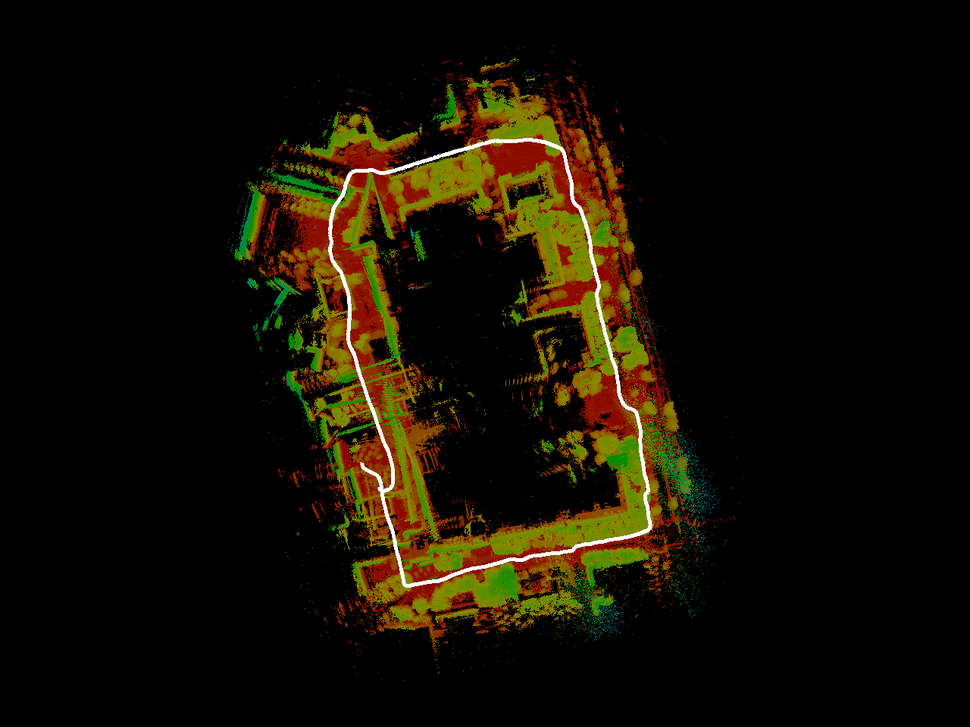
#> input picture docs/images/campus/cartographer_campus_map.png, 970 x 727 px, shrunk from 1280 x 960 before the run, found by its file name
$ python make_comparison_grid.py
#> lines starting #> are read from the running program, lines starting #| are printed output that depends on the picture
#!/usr/bin/env python3
"""Combine four systems' static map PNGs (from render_static_map.py) into
one 2x2 grid image with labels. A tile whose file is missing, or that's
explicitly listed in --failed, is rendered as a labeled "FAILURE" panel
instead of being silently dropped -- so a failed system still gets a slot
in the figure rather than disappearing from the comparison.

Usage:
  python3 make_comparison_grid.py
  python3 make_comparison_grid.py --set mid360
"""
import argparse
from pathlib import Path

from PIL import Image, ImageDraw, ImageFont, ImageOps

TILE_SETS = {
    'campus': [
        ('Cartographer 3D', 'outputs/cartographer_campus_map.png', None),
        ('RTAB-Map (pure ICP)', 'outputs/rtabmap_campus_map.png', None),
        ('LIO-SAM', 'outputs/liosam_campus_map.png', None),
        ('FAST-LIO2', 'outputs/fastlio_official_campus_map.png', None),
    ],
    'mid360': [
        ('Cartographer 3D', 'outputs/cartographer_mid360_map.png',
         'FAILURE\ndiverges within ~0.1s of start\n(pose extrapolator, not fixed by\ntuning imu_gravity_time_constant)'),
        ('RTAB-Map (pure ICP)', 'outputs/rtabmap_mid360_map.png', None),
        ('LIO-SAM', 'outputs/liosam_mid360_map.png', None),
        ('FAST-LIO2', 'outputs/fastlio_mid360_map.png', None),
    ],
    'mid360_kidnap': [
        ('Cartographer 3D', 'outputs/cartographer_mid360_kidnap_map.png',
         'FAILURE\nsame instant divergence\nas outdoor_hard_01'),
        ('RTAB-Map (pure ICP)', 'outputs/rtabmap_mid360_kidnap_map.png', None),
        ('LIO-SAM', 'outputs/liosam_mid360_kidnap_map.png', None),
        ('FAST-LIO2', 'outputs/fastlio_mid360_kidnap_map.png', None),
    ],
    'tiers_cut1': [
        ('Cartographer 3D', 'outputs/cartographer_tiers_cut1_map.png',
         'FAILURE\nsame instant divergence\n(3rd dataset, 2nd source, same bug)'),
        ('RTAB-Map (pure ICP)', 'outputs/rtabmap_tiers_cut1_map.png', None),
        ('LIO-SAM', 'outputs/liosam_tiers_cut1_map.png', None),
        ('FAST-LIO2', 'outputs/fastlio_tiers_cut1_map.png', None),
    ],
    'tiers_cut0': [
        ('Cartographer 3D', 'outputs/cartographer_tiers_cut0_map.png',
         'FAILURE\nsame instant divergence\n(4th dataset, 2nd source, same bug)'),
        ('RTAB-Map (pure ICP)', 'outputs/rtabmap_tiers_cut0_map.png', None),
        ('LIO-SAM', 'outputs/liosam_tiers_cut0_map.png', None),
        ('FAST-LIO2', 'outputs/fastlio_tiers_cut0_map.png', None),
    ],
    'tiers_indoor1': [
        ('Cartographer 3D', 'outputs/cartographer_tiers_indoor1_map.png',
         'FAILURE\nsame instant divergence\n(5th dataset, indoor scene too)'),
        ('RTAB-Map (pure ICP)', 'outputs/rtabmap_tiers_indoor1_map.png', None),
        ('LIO-SAM', 'outputs/liosam_tiers_indoor1_map.png', None),
        ('FAST-LIO2', 'outputs/fastlio_tiers_indoor1_map.png', None),
    ],
    'tiers_indoor2': [
        ('Cartographer 3D', 'outputs/cartographer_tiers_indoor2_map.png',
         'FAILURE\nsame instant divergence\n(6th dataset, same bug)'),
        ('RTAB-Map (pure ICP)', 'outputs/rtabmap_tiers_indoor2_map.png', None),
        ('LIO-SAM', 'outputs/liosam_tiers_indoor2_map.png', None),
        ('FAST-LIO2', 'outputs/fastlio_tiers_indoor2_map.png', None),
    ],
    'garden': [
        ('Cartographer 3D', 'outputs/cartographer_garden_map.png',
         'FAILURE\nhard crash (SIGABRT) at t=27s:\nimu_tracker.cc gravity CHECK failed\nduring a real sharp turn\nsee CARTOGRAPHER_FAILURE.md'),
        ('RTAB-Map (pure ICP)', 'outputs/rtabmap_garden_map.png',
         'FAILURE\nICP lost tracking ~15s in\n(same sharp turn), never recovered\n-- only 1 keyframe for the whole run'),
        ('LIO-SAM', 'outputs/liosam_garden_map.png', None),
        ('FAST-LIO2', 'outputs/fastlio_garden_map.png', None),
    ],
    'park': [
        ('Cartographer 3D', 'outputs/cartographer_park_map.png',
         'FAILURE\nsilent divergence (no crash this time)\n/tf shows tens of millions of meters\nsame bug, 560s dataset'),
        ('RTAB-Map (pure ICP)', 'outputs/rtabmap_park_map.png', None),
        ('LIO-SAM', 'outputs/liosam_park_map.png', None),
        ('FAST-LIO2', 'outputs/fastlio_park_map.png', None),
    ],
    'rotation': [
        ('Cartographer 3D', 'outputs/cartographer_rotation_map.png',
         'FAILURE\nhard crash (SIGABRT):\nimu_tracker.cc CHECK_GT(z,0) failed\n-- pure fast rotation alone (3.7 rad/s)\nis enough, no big linear accel needed'),
        ('RTAB-Map (pure ICP)', 'outputs/rtabmap_rotation_map.png',
         'FAILURE\nICP rotation limit exceeded\nimmediately (fast in-place spin)\n-- only 1 keyframe for the whole run'),
        ('LIO-SAM', 'outputs/liosam_rotation_map.png', None),
        ('FAST-LIO2', 'outputs/fastlio_rotation_map.png', None),
    ],
    'legkilo_corridor': [
        ('Cartographer 3D (+ real leg odom)', 'outputs/cartographer_legkilo_corridor_map.png',
         'FAILURE\nsilent divergence to ~8600m\neven WITH real /state_SDK odometry\n(~1000x smaller than without odom,\nbut still wrong -- see CARTOGRAPHER_FAILURE.md)'),
        ('RTAB-Map (pure ICP)', 'outputs/rtabmap_legkilo_corridor_map.png', None),
        ('LIO-SAM', 'outputs/liosam_legkilo_corridor_map.png', None),
        ('FAST-LIO2 (official)', 'outputs/fastlio_legkilo_corridor_map.png',
         'FAILURE\nATE 272m -- classic long feature-poor\ncorridor degeneracy, front-end ESKF\nhas no loop closure to correct it'),
        ('FAST_LIO_SAM', 'outputs/fastlio_sam_legkilo_corridor_map.png',
         'FAILURE\nATE 61062m -- same front-end\ndegeneracy as FAST-LIO2, made\ncatastrophically worse by the backend'),
    ],
    'compal_amr': [
        ('Cartographer 3D', 'outputs/compal_amr/dataset1_mapping/cartographer/cartographer_compal_amr_map.png', None),
        ('RTAB-Map (external odom)', 'outputs/compal_amr/dataset1_mapping/rtabmap/rtabmap_compal_amr_map.png', None),
        ('FAST-LIO2 (official)', 'outputs/compal_amr/dataset1_mapping/fastlio2/fastlio2_compal_amr_map.png', None),
        ('LIO-SAM (diverges after ~17/30 keyframes)', 'outputs/compal_amr/dataset1_mapping/liosam/liosam_compal_amr_map.png', None),
    ],
    'compal_amr_full': [
        ('Cartographer 3D (end-to-end 4.4cm)', 'docs/images/compal_amr/full_809s_individual/cartographer_compal_amr_full_map.png', None),
        ('RTAB-Map (end-to-end 1.5cm)', 'docs/images/compal_amr/full_809s_individual/rtabmap_compal_amr_full_map.png', None),
        ('FAST-LIO2 (diverges from ~200 s)', 'docs/images/compal_amr/full_809s_individual/fastlio2_compal_amr_full_map.png', None),
        ('LIO-SAM (diverges from the start)', 'docs/images/compal_amr/full_809s_individual/liosam_compal_amr_full_map.png', None),
    ],
    'compal_amr_livox_full': [
        ('Cartographer 3D (Livox IMU, end-to-end 2.19m)', 'docs/images/compal_amr/livox_full_individual/cartographer_compal_amr_livox_full_map.png', None),
        ('RTAB-Map (end-to-end 0.19m)', 'docs/images/compal_amr/livox_full_individual/rtabmap_compal_amr_livox_full_map.png', None),
        ('FAST-LIO2 (end-to-end 2.3cm, plane-leveled)', 'docs/images/compal_amr/livox_full_individual/fastlio2_compal_amr_livox_full_map.png', None),
        ('LIO-SAM (end-to-end 9.7cm, plane-leveled)', 'docs/images/compal_amr/livox_full_individual/liosam_compal_amr_livox_full_map.png', None),
    ],
    'compal_amr_2026_09_21': [
        ('Cartographer 3D (end-to-end 2.64cm)', 'docs/images/compal_amr/2026_09_21_individual/cartographer_compal_amr_2026_09_21_map.png', None),
        ('RTAB-Map (end-to-end 1.25m)', 'docs/images/compal_amr/2026_09_21_individual/rtabmap_compal_amr_2026_09_21_map.png', None),
        ('FAST-LIO2 (end-to-end 1.10m)', 'docs/images/compal_amr/2026_09_21_individual/fastlio2_compal_amr_2026_09_21_map.png', None),
        ('LIO-SAM (diverges from ~keyframe 8/106)', 'docs/images/compal_amr/2026_09_21_individual/liosam_compal_amr_2026_09_21_map.png', None),
    ],
}
DEFAULT_TILES = TILE_SETS['campus']


def failure_tile(size, reason):
    img = Image.new('RGB', size, (20, 0, 0))
    draw = ImageDraw.Draw(img)
    try:
        font_big = ImageFont.truetype('/usr/share/fonts/truetype/dejavu/DejaVuSans-Bold.ttf', 48)
        font_small = ImageFont.truetype('/usr/share/fonts/truetype/dejavu/DejaVuSans.ttf', 22)
    except OSError:
        font_big = font_small = ImageFont.load_default()
    lines = reason.split('\n')
    big, rest = lines[0], lines[1:]
    tw = draw.textlength(big, font=font_big)
    cy = size[1] / 2 - 60
    draw.text((size[0] / 2 - tw / 2, cy), big, fill=(220, 60, 60), font=font_big)
    cy += 70
    for line in rest:
        tw = draw.textlength(line, font=font_small)
        draw.text((size[0] / 2 - tw / 2, cy), line, fill=(200, 150, 150), font=font_small)
        cy += 28
    return img


def main():
    ap = argparse.ArgumentParser()
    ap.add_argument('--set', default='campus', choices=list(TILE_SETS))
    ap.add_argument('--out', default=None)
    ap.add_argument('--label-height', type=int, default=50)
    args = ap.parse_args()

    entries = TILE_SETS[args.set]
    out_path = args.out or f'/home/allen/slam-experiment/outputs/comparison_map_grid_{args.set}.png'

    # Tile size = largest existing tile; smaller ones are centered on black.
    sizes = [Image.open(path).size for _, path, _ in entries if Path(path).exists()]
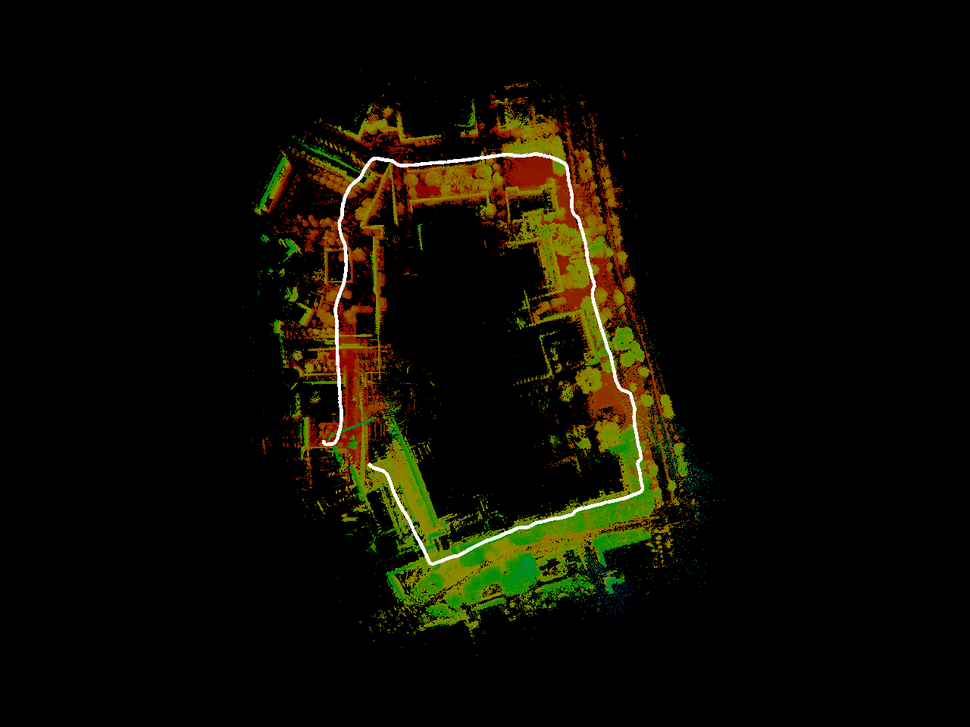
#> input picture docs/images/campus/rtabmap_campus_map.png, 970 x 727 px, shrunk from 1280 x 960 before the run, found by its file name
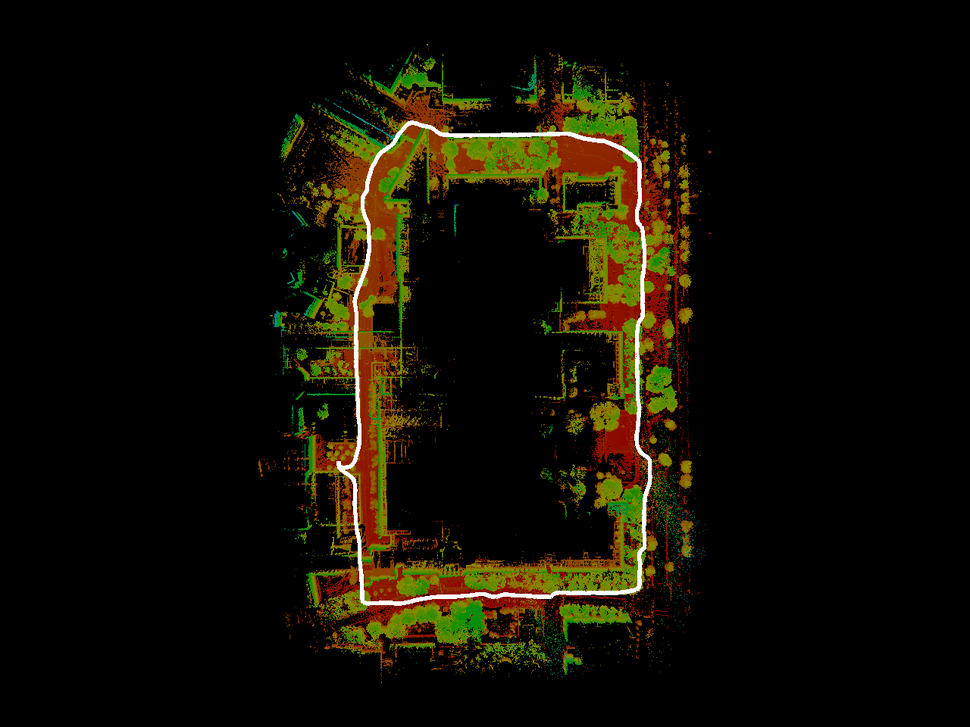
#> input picture docs/images/campus/liosam_campus_map.png, 970 x 727 px, shrunk from 1280 x 960 before the run, found by its file name
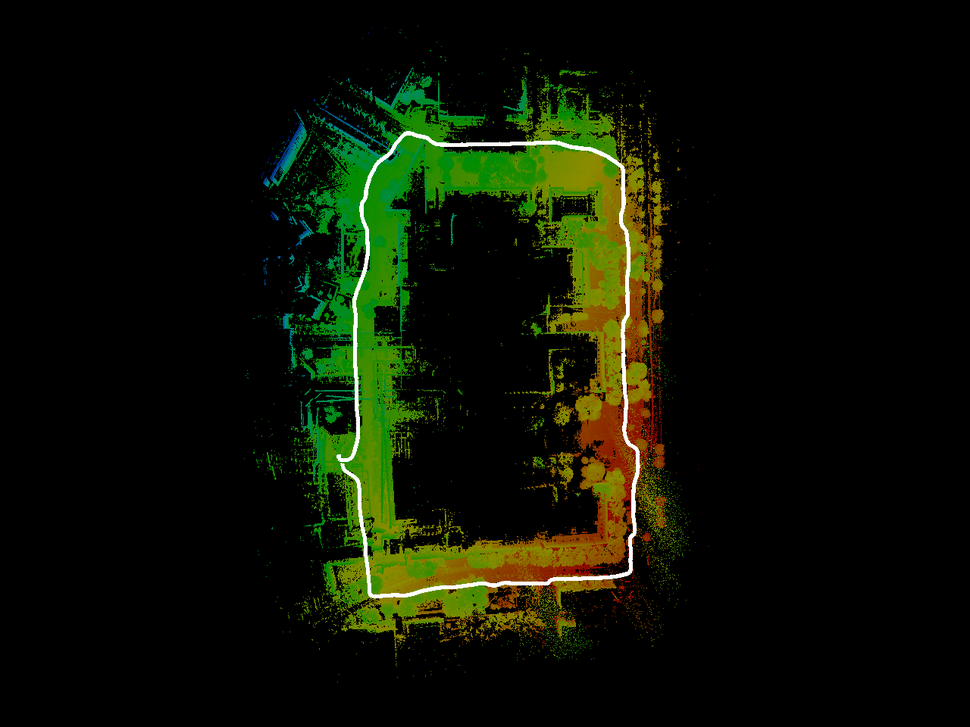
#> input picture docs/images/campus/fastlio_official_campus_map.png, 970 x 727 px, shrunk from 1280 x 960 before the run, found by its file name
#> sizes = [(970, 727), (970, 727), (970, 727), (970, 727)]
    if not sizes:
        raise SystemExit("No tile images exist -- nothing to build a grid from.")
    ref_size = (max(w for w, _ in sizes), max(h for _, h in sizes))
#> ref_size = (970, 727)
    tile_w_ref = ref_size[0]
#> tile_w_ref = 970

    tiles = []
    for label, path, reason in entries:
        if reason is not None or not Path(path).exists():
            img = failure_tile(ref_size, reason or 'FAILURE\n(no map produced)')
        else:
            img = ImageOps.pad(Image.open(path).convert('RGB'), (tile_w_ref, Image.open(path).size[1]), color=(0, 0, 0))
#> img is the input picture: PIL image 970x727 RGB; mean R, G, B 20.2, 14.5, 2.1
        tiles.append((label, img))

    tile_w = ref_size[0]
#> tile_w = 970
    label_h = args.label_height
    num_rows = (len(tiles) + 1) // 2
    # Each row is as tall as its tallest tile (tiles are centered on black in their cell).
    row_h = [max(t[1].size[1] for t in tiles[r * 2:r * 2 + 2]) for r in range(num_rows)]
    row_y = [sum(row_h[:r]) + label_h * r for r in range(num_rows)]
    grid_w, grid_h = tile_w * 2, sum(row_h) + label_h * num_rows

    grid = Image.new('RGB', (grid_w, grid_h), (0, 0, 0))
#> grid: PIL image 1940x1554 RGB; every value is 0
    draw = ImageDraw.Draw(grid)
    try:
        font = ImageFont.truetype('/usr/share/fonts/truetype/dejavu/DejaVuSans-Bold.ttf', 28)
    except OSError:
        font = ImageFont.load_default()

    for i, (label, img) in enumerate(tiles):
        col, row = i % 2, i // 2
        x, y = col * tile_w, row_y[row]
        draw.rectangle([x, y, x + tile_w, y + label_h], fill=(30, 30, 30))
        text_w = draw.textlength(label, font=font)
        draw.text((x + (tile_w - text_w) / 2, y + (label_h - 28) / 2), label,
                   fill=(255, 255, 255), font=font)
        grid.paste(img, (x, y + label_h + (row_h[row] - img.size[1]) // 2))
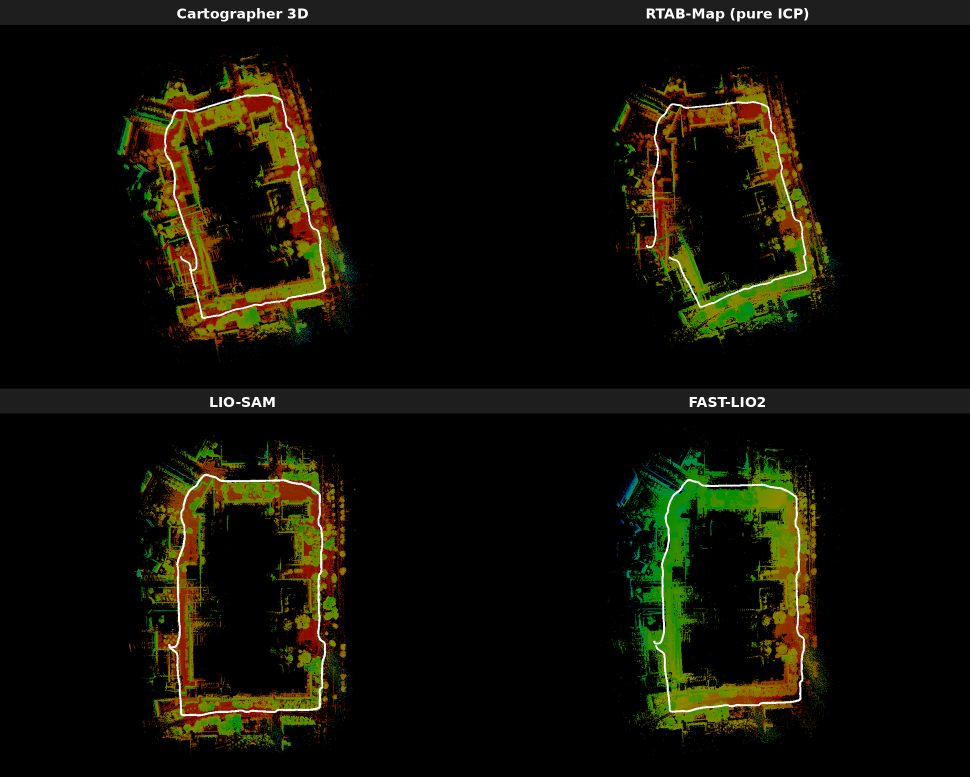
#> grid: PIL image 1940x1554 RGB (shown at 1/2 size); mean R, G, B 17.5, 16.2, 4.7

    grid.save(out_path)
    print(f"Saved {out_path}")


if __name__ == '__main__':
    main()
